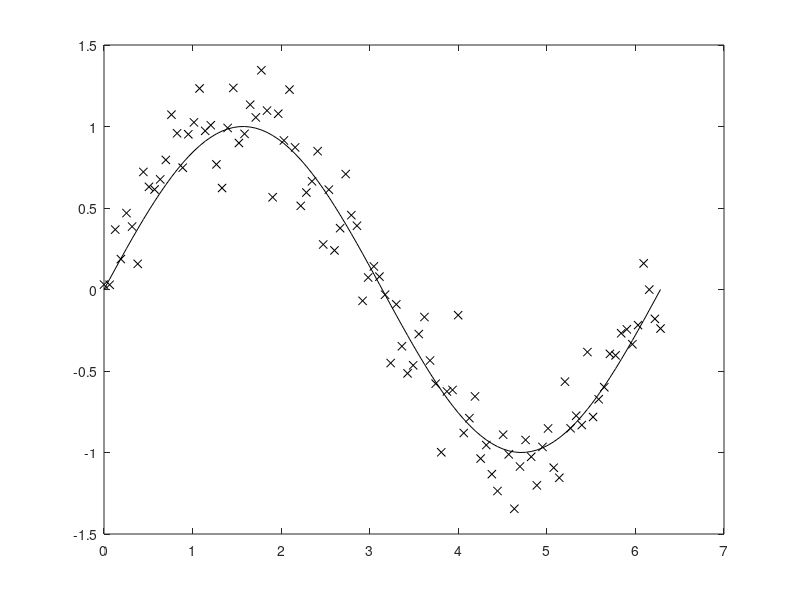

MATLAB code to generate this figure: (Note: this script raises an error after producing the figure.)
%% Example: usage of gradient boosted regression tree
%

%% create training data and plot them
M          = 100;
trnX       = linspace(0,2*pi,M);
noiseLessY = sin(trnX)';
trnY       = noiseLessY + 0.2*randn(size(noiseLessY));

figure;
plot( trnX, trnY, 'xk' ); hold on;
plot( trnX, noiseLessY, 'k');


%% Example 1: fit gbrt regression tree

Opt = [];
Opt.minLeafExamples = 10; 
Opt.minSseImprov    = 1e-6;
Opt.maxDepth        = 3; 
Opt.numTrees        = 50; 
Opt.learningRate    = 0.1; 



Gbrt   = gbrt_train( trnX, trnY, Opt );
predY  = gbrt_pred( trnX, Gbrt );

trnMse = mean( (predY - trnY).^2 )

plot( trnX, predY, 'g');


